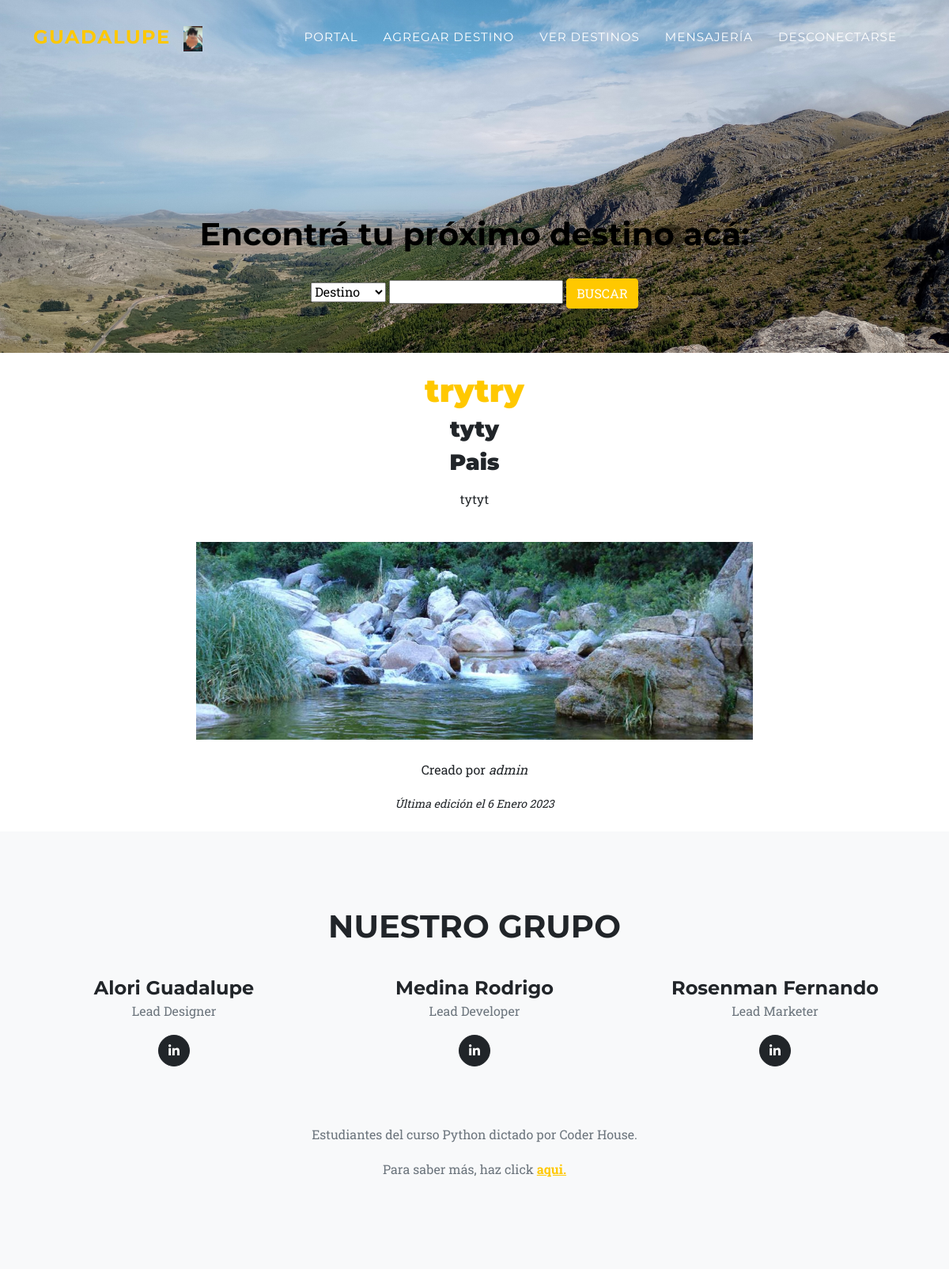
The app's page /paginaposteo/35 (signed in) with its own data.
### AppUsuarios/models.py (models this page shows, shortened)
class Posteo(models.Model):
    usuario_posteo = models.ForeignKey(User, on_delete=models.CASCADE)
    titulo_posteo = models.CharField(max_length=40)
    subtitulo_posteo = models.CharField(max_length=40,default='Provincia')
    subtitulo2_posteo = models.CharField(max_length=40,default='Pais')
    contenido_posteo = RichTextField(blank=True,null=True)
    imagen_post = models.ImageField(upload_to='posteos', blank=True)
    fecha_posteo_imagen = models.DateField(blank=True, null=True)

### AppUsuarios/views.py (the view)
# urls.py: path("paginaposteo/<id>", paginaPosteo, name="paginaposteo"),
@login_required
def paginaPosteo(request,id):
    paginaposteo = Posteo.objects.get(id=id)
    return render(request, "PaginaPosteo.html",{"imagen":mostrarImagen(request), "paginaposteo":paginaposteo})

### AppUsuarios/views.py (called while the page is built)
@login_required
def mostrarImagen(request):
    lista=ImagenPerfil.objects.filter(user=request.user)
    if len(lista)!=0:
        imagen=lista[0].imagen.url
    else:
        imagen="/media/Perfil/homero.jpg"
    return imagen

### AppUsuarios/Templates/PaginaPosteo.html (shortened to what this page needs)
{% extends "PadreHome.html" %}
{% block avatar %}
<a class="navbar-brand" href={% url 'perfil' %}><img height="200px" src="" alt="">{{user}}</a>
<br>
<a class="navbar-brand" href={% url 'perfil' %}><img height="600px" src="{{ imagen }}" alt=""></a>
{% endblock %}
{% block nav %}
<li class="nav-item"><a class="nav-link" href={% url 'portal' %}>Portal</a></li>
<li class="nav-item"><a class="nav-link" href={% url 'postear' %}>Agregar destino</a></li>
<li class="nav-item"><a class="nav-link" href={% url 'verposteo' %}>Ver destinos</a></li>
<li class="nav-item"><a class="nav-link" href={% url 'mensajeUsuarios' %}>Mensajería</a></li>
<li class="nav-item"><a class="nav-link" href={% url 'desconectarse' %}>Desconectarse</a></li>
{% endblock %}
{% block titulo %}
<h1 style="color:black"> Encontrá tu próximo destino acá: </h1>
<br>
<form method="get" action="{% url 'buscarposteo' %}">
    <select name="buscar_por">
        <option value="titulo_posteo">Destino</option>
    </select>
    <input type="text" name="titulo_posteo" id="titulo_posteo">
    <input class="btn btn-primary btn-s text-uppercase" type="submit" value="buscar">
</form>
<br>
{% endblock %}
{% block contenido %}
<CENTER>
    <br>
    <h1 style="color: #ffc800"><strong>{{ paginaposteo.titulo_posteo }}</strong></h1>
    <h3><b>{{ paginaposteo.subtitulo_posteo}}</b></h3>
    <h3><b>{{ paginaposteo.subtitulo2_posteo}}</b></h3>
    <p>{{ paginaposteo.contenido_posteo | safe}} </p>
    <br>
    <img height="250px" src={{ paginaposteo.imagen_post.url |safe }} alt="">
    <br>
    <br>
    <p>Creado por <em>{{ paginaposteo.usuario_posteo }}</em></p>
    <small><i>Última edición el {{ paginaposteo.fecha_posteo_imagen }} </i></small>
    <br>
    <br>
</CENTER>
{% endblock %}

### records on screen
Posteo: titulo_posteo "trytry", subtitulo_posteo "tyty", subtitulo2_posteo "Pais", contenido_posteo "tytyt", imagen_post (picture), usuario_posteo "admin", fecha_posteo_imagen "6 Enero 2023"
